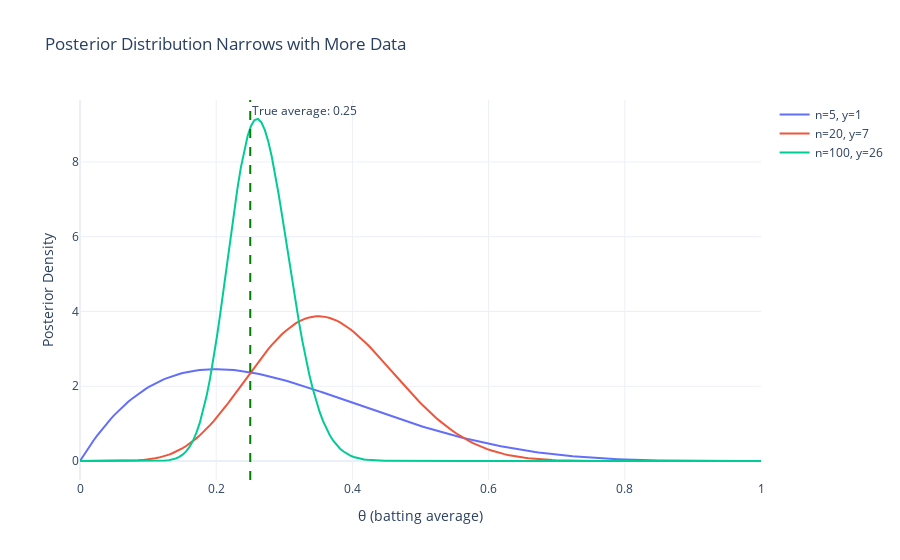

The code cell stored with this chart in its notebook:
### Markdown cell above
Notice the beautiful interplay:

- The **prior** (gray dashed) is flat—we started with no preference for any value of $\theta$
- The **likelihood** (blue) peaks at the observed proportion (3/5 = 0.6)—this is what the data alone suggests
- The **posterior** (red) is their product, peaked near the likelihood but slightly regularized by the prior

With only 5 plate appearances, there's still substantial uncertainty. Let's see what happens as we collect more data:

### Code cell
# Show how posterior narrows with more data
# True batting average is 0.250
sample_sizes = [5, 20, 100]
true_average = 0.250

fig = go.Figure()

for n in sample_sizes:
    # Generate plausible number of hits given true average
    y = RNG.binomial(n, true_average)
    posterior = stats.beta.pdf(theta, 1+y, 1+n-y)
    fig.add_trace(go.Scatter(
        x=theta, y=posterior,
        name=f'n={n}, y={y}',
        mode='lines', line=dict(width=2)
    ))

fig.add_vline(x=true_average, line_dash="dash", line_color="green", 
              annotation_text=f"True average: {true_average}", 
              annotation_position="top right")

fig.update_layout(
    title='Posterior Distribution Narrows with More Data',
    xaxis_title='θ (batting average)',
    yaxis_title='Posterior Density',
    showlegend=True
)
fig.show()

### Figure 1 — Plotly figure (JSON) as saved in the notebook; plotly's stock layout.template omitted (floating-point values rounded to 4 significant figures; data arrays with more than 128 entries replaced by an {"elided": "..."} marker saying what was removed)
{"data": [{"line": {"width": 2}, "mode": "lines", "name": "n=5, y=1", "type": "scatter", "x": {"elided": "200 float values"}, "y": {"elided": "200 float values"}}, {"line": {"width": 2}, "mode": "lines", "name": "n=20, y=7", "type": "scatter", "x": {"elided": "200 float values"}, "y": {"elided": "200 float values"}}, {"line": {"width": 2}, "mode": "lines", "name": "n=100, y=26", "type": "scatter", "x": {"elided": "200 float values"}, "y": {"elided": "200 float values"}}], "layout": {"annotations": [{"showarrow": false, "text": "True average: 0.25", "x": 0.25, "xanchor": "left", "xref": "x", "y": 1, "yanchor": "top", "yref": "y domain"}], "shapes": [{"line": {"color": "green", "dash": "dash"}, "type": "line", "x0": 0.25, "x1": 0.25, "xref": "x", "y0": 0, "y1": 1, "yref": "y domain"}], "showlegend": true, "title": {"text": "Posterior Distribution Narrows with More Data"}, "xaxis": {"title": {"text": "θ (batting average)"}}, "yaxis": {"title": {"text": "Posterior Density"}}}}
